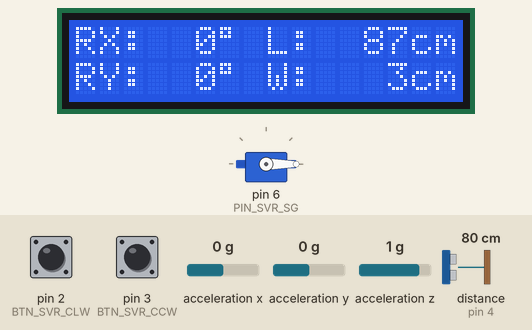
Bench run of a sketch on a simulated Arduino Uno, built with avr-gcc and run on an emulated ATmega328P. On the bench: servo, 16×2 character LCD. Wiring (inferred from the names in the program): ultrasonic range finder: trigger pin 5; echo pin 4. Inputs (shaded band) come from the test bench; at power-on: pin 2 (BTN_SVR_CLW) HIGH, acceleration y 0 g, distance to the obstacle (sensor on pin 4) 80 cm, pin 3 (BTN_SVR_CCW) HIGH, acceleration x 0 g, acceleration z 1 g. The echo pulse lasts 58.3 µs per cm.

Above: at 3.2 s.
3.3 s: pin 2 (BTN_SVR_CLW) pulled LOW for 3.2 s
At 7.7 s:
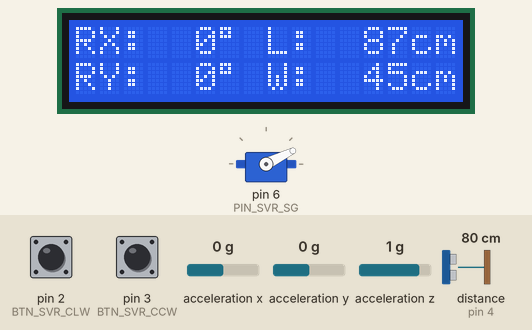
8.0 s: pin 2 (BTN_SVR_CLW) pulled LOW for 3.2 s
At 12.3 s:
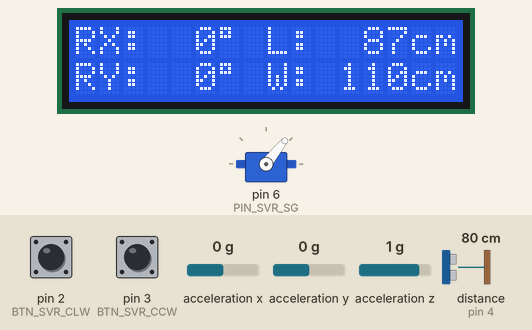
12.7 s: acceleration y set to -0.8 g
At 12.84 s:
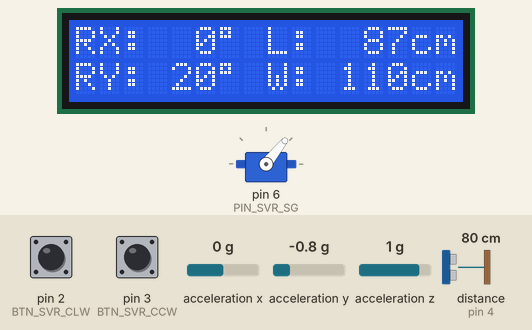
14.2 s: distance to the obstacle (sensor on pin 4) set to 2 cm
At 14.7 s:
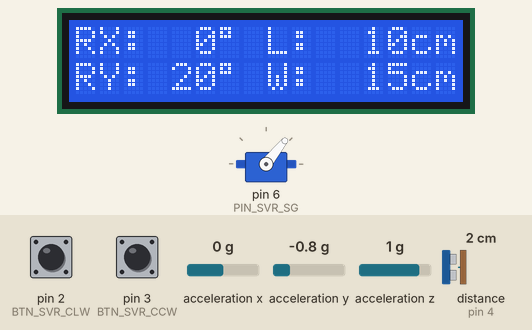
15.8 s: pin 2 (BTN_SVR_CLW) pulled LOW for 1 s
At 17.1 s:
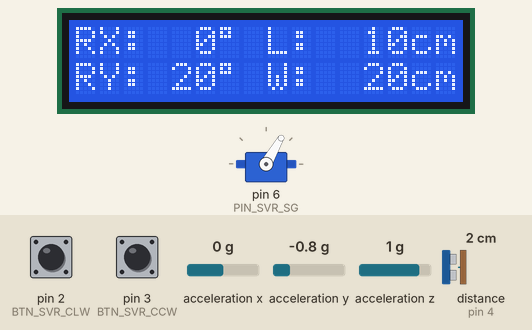
18.3 s: acceleration y set to 0 g
At 19.5 s:
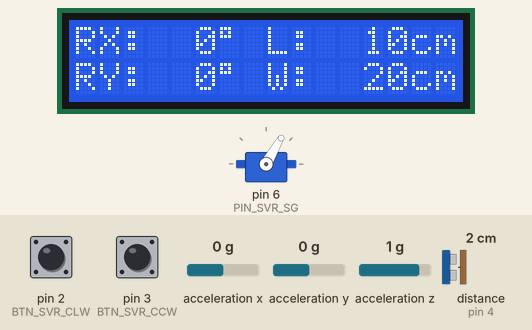
Timing chart, 0 to 20.9 s (numbered marks = the images above; inputs shaded):
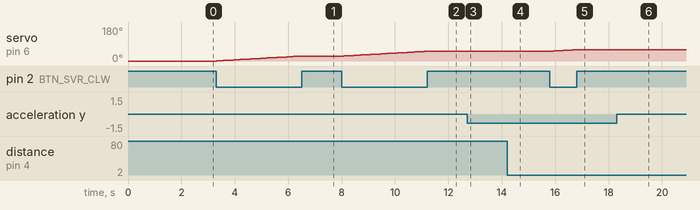

The sketch:

source.ino
```cpp
#include <LiquidCrystal_I2C.h>

#include "setup.h"
#include "global.h"
#include "extern.h"
#include "modules/accelerometer.h"
#include "modules/display.h"
#include "modules/servo.h"
#include "modules/ultrasonic.h"

// method to setup
void setup() {
    // begin serial communication
    Serial.begin(9600);
    // set pin mode for buttons
    pinMode(BTN_SVR_CLW, INPUT_PULLUP);
    pinMode(BTN_SVR_CCW, INPUT_PULLUP);
    // setup servo motor
    setupServo();
    // setup ultrasonic sensor
    setupUltrasonic();
    // setup adxl module
    setupAccelerometer();
    // setup display
    setupDisplay();
}

// method to loop
void loop() {
    // check for servo clock wise button
    if(digitalRead(BTN_SVR_CLW) == LOW) {
        // increase servo angle
        updateServo(+1);
    }
    // check for servo counter clock wise button
    if(digitalRead(BTN_SVR_CCW) == LOW) {
        // decrease servo angle
        updateServo(-1);
    }
    // update ultrasonic sensor
    updateUltrasonic();
    // update accelerometer module
    updateAccelerometer();
    // update display
    updateDisplay();
    // delay for next round
    delay(100);
}
```

extern.h
```cpp
// externs for accelerometer
extern void setupAccelerometer();

// externs for lcd module
extern void setupDisplay();
extern void updateDisplayLines(int x, int y, String input, int size);
extern String alignInteger(int value, int size);
extern void updateDisplay();

// externs for servo motor
extern void setupServo();
extern void updateServo(int change);

// externs for ultrasonic
extern void setupUltrasonic();
extern void updateUltrasonic();
```

global.h
```cpp
// current motor angle
int angle = 0;

// current adxl rotations
int adxl_x, adxl_y, adxl_z;

// current distance to wall
int length = 0;
// current width of the wall
int width = 0;

// display text lines
String line_1 = "                ";
String line_2 = "                ";
```

accelerometer.h
```cpp
#include <ADXL345.h>

// create adxl module
ADXL345 adxl;

// method to setup adxl module
void setupAccelerometer() {
    // power up adxl
    adxl.powerOn();
}

// method to update adxl module
void updateAccelerometer() {
    // update accelerometer values
    adxl.readAccel(&adxl_x, &adxl_y, &adxl_z);
}
```

display.h
```cpp
// create display
LiquidCrystal_I2C display(0x27, 16, 2);

// method to setup display
void setupDisplay() {
    // begin display
    display.init();
    // turn on backlight
    display.backlight();
    // clear screen
    display.clear();
    // set cursor for first line
    display.setCursor(0, 0);
    // print first line
    updateDisplayLines(3, 0, "DIGITAL", 7);
    // set cursor for second line
    display.setCursor(0, 1);
    // print second line
    updateDisplayLines(3, 1, "RULER", 5);
    // delay for start screen
    delay(1000);
    // clear screen
    display.clear();
}

// method to update display text lines
void updateDisplayLines(int x, int y, String input, int size) {
    // Serial.print("Print: ");
    // Serial.println(input);
    // get string length
    int length = input.length();
    // for size of space
    for(int i = 0; i < size; i++) {
        // create current char
        char c = ' ';
        // check for char from input
        if(i < length) {
            // set char from input
            c = input[i];
        }
        // check line
        if(y == 0) {
            // Serial.print("L1: char = ");
            // Serial.println(c);
            // check first line for char change
            if(line_1[i + x] != c) {
                // set display cursor
                display.setCursor(i + x, y);
                // update char on lines
                line_1[i+ x] = c;
                // print char on display
                display.print(c);
            }
        } else if(y == 1) {
            // Serial.print("L2: char = ");
            // Serial.println(c);
            // check first line for char change
            if(line_2[i + x] != c) {
                // set display cursor
                display.setCursor(i + x, y);
                // update char on lines
                line_2[i+ x] = c;
                // print char on display
                display.print(c);
            }
        }
    }
}

// method to align integer
String alignInteger(int value, int size) {
    // convert value to string
    String input = String(value);
    // get input string length
    int length = input.length();
    // create output string
    String output = "                ";
    // set end character
    output[size] = '\0';
    // for each char in output
    for(int i = 0; i < size; i++) {
        // set char on output
        output[i] = ' ';
    }
    // for each char in input
    for(int i = 0; i < length; i++) {
        // set char on output
        output[size - length + i] = input[i];
    }
    // return output
    return output;
}

// method to update display
void updateDisplay() {
    // print x rotation label
    updateDisplayLines(0, 0, "RX: ", 4);
    // calculate x rotation
    String rot_x = alignInteger(adxl_x / 10, 2);
    // print x rotation value
    updateDisplayLines(4, 0, rot_x, 2);
    // print rotation unit
    updateDisplayLines(6, 0, String((char)223), 1);

    // calculate y rotation
    String rot_y = alignInteger(adxl_y / 10, 2);
    // print y rotation label
    updateDisplayLines(0, 1, "RY: ", 4);
    // print y rotation value
    updateDisplayLines(4, 1, rot_y, 2);
    // print rotation unit
    updateDisplayLines(6, 1, String((char)223), 1);

    // print length label
    updateDisplayLines(8, 0, "L: ", 3);
    // print length value
    updateDisplayLines(11, 0, alignInteger(length, 3), 3);
    // print length unit
    updateDisplayLines(14, 0, "cm", 2);

    // print length label
    updateDisplayLines(8, 1, "W: ", 3);
    // print length value
    updateDisplayLines(11, 1, alignInteger(width, 3), 3);
    // print length unit
    updateDisplayLines(14, 1, "cm", 2);
}
```

servo.h
```cpp
// import libraries
#include <Servo.h>

// create servo motor
Servo motor;

// method to setup servo motor
void setupServo() {
    // attach motor to start
    motor.attach(PIN_SVR_SG);
    // update current angle
    angle = 0;
    // set zero angle
    motor.write(0);
    // delay to complete rotation
    delay(1000);
}

// method to update servo angle
void updateServo(int change) {
    // value to update
    int value = angle + change;
    // check high out of range
    if(value > 90) { value = 90; }
    // check low out of range
    if(value < 0) { value = 0; }
    // return if same angle
    if(value == angle) { return; }
    // update current angle
    angle = value;
    // set motor angle
    motor.write(value);
    // delay to complete rotation
    delay(15);
}
```

ultrasonic.h
```cpp
// method to setup ultrasonic sensor
void setupUltrasonic() {
    // set trigger pin as output
    pinMode(PIN_USS_TRG, OUTPUT);
    // set echo pin as input
    pinMode(PIN_USS_ECH, INPUT);
}

// method to update ultrasonic sensor
void updateUltrasonic() {
    // low the trigger pin
    digitalWrite(PIN_USS_TRG, LOW);
    // delay to trigger
    delayMicroseconds(2);
    // high the trigger pin
    digitalWrite(PIN_USS_TRG, HIGH);
    // delay to create pulse
    delayMicroseconds(10);
    // low the trigger pin
    digitalWrite(PIN_USS_TRG, LOW);
    // calculate the pulse time for one side
    long duration = pulseIn(PIN_USS_ECH, HIGH) / 2;
    // calculate distance between wall and servo motor
    int distance = (duration * 340 * 100 / 1000000) + GAP_USS_SVR;
    // calculate length of the wall
    length = distance + GAP_SVR_END;
    // calculate width of the wall
    width = (tan(angle * M_PI / 180) * distance) + RUL_HLF_WDH;
}
```

setup.h
```cpp
// pins for control buttons
#define BTN_SVR_CLW 2
#define BTN_SVR_CCW 3

// pins for ultrasonic sensor
#define PIN_USS_ECH 4
#define PIN_USS_TRG 5

// pins for servo motor
#define PIN_SVR_SG 6

// gap between servo and ultrasonic sensor
#define GAP_USS_SVR 9
// gap between servo and the end of ruler
#define GAP_SVR_END 0
// half width of ruler
#define RUL_HLF_WDH 3
```

Measured:
- after the input at 3.3 s, servo on pin 6 (PIN_SVR_SG): moves from 0° to 26° over 3.1 s, starting at once; the display: first changes after 0.05 s (image 1 shows a later state)
- after the input at 8.0 s, servo on pin 6 (PIN_SVR_SG): moves from 26° to 51° over 3.0 s, starting after 0.08 s; the display: first changes after 0.11 s (image 2 shows a later state)
- after the input at 12.7 s, the display: changes at once (image 3)
- after the input at 14.2 s, the display: first changes after 0.08 s (image 4 shows a later state)
- after the input at 15.8 s, servo on pin 6 (PIN_SVR_SG): moves from 51° to 60° over 0.95 s, starting at once; the display: first changes after 0.16 s (image 5 shows a later state)
- after the input at 18.3 s, the display: changes after 0.05 s (image 6)
